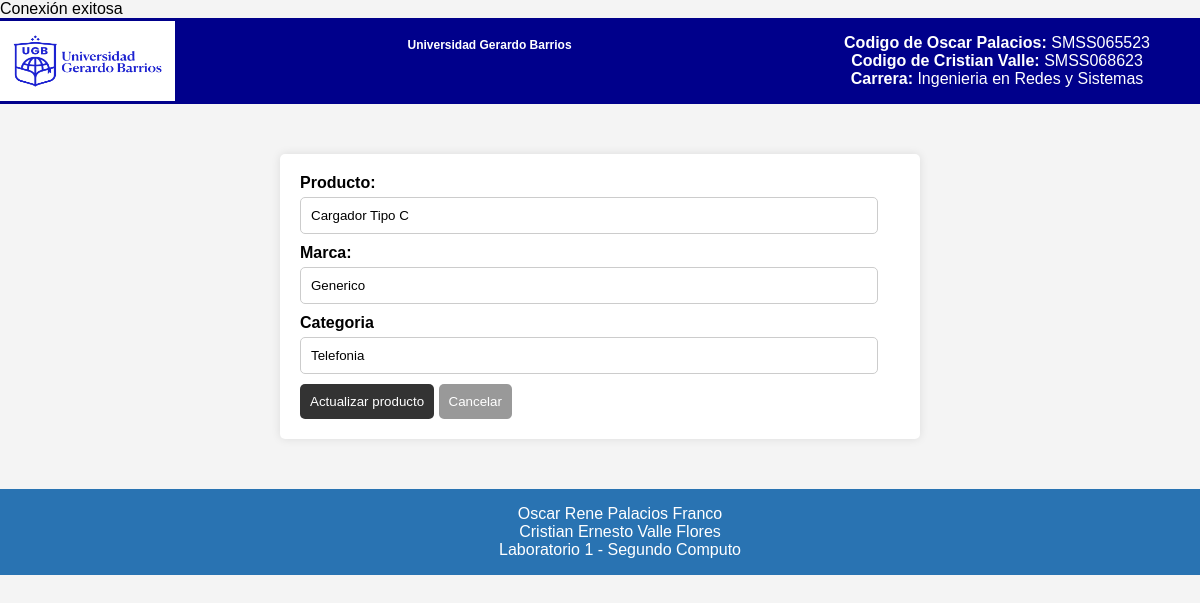
/editar.php?ID_Producto=5, run on the app's committed database.
### tables this page shows
CREATE TABLE `tblproductos` (
  `ID_Producto` int(11) NOT NULL,
  `Producto` varchar(50) NOT NULL,
  `Marca` varchar(25) NOT NULL,
  `Categoria` varchar(25) NOT NULL
);

### editar.php (the view, shortened to what this page needs)
<?php include 'conexion.php';
$ID_Producto = $_GET['ID_Producto'];
$resultado = $conexion -> query("SELECT * FROM tblproductos WHERE ID_Producto=$ID_Producto");
$producto = $resultado -> fetch_assoc();
?>
<!DOCTYPE html>
<html lang="en">
<head>
    <link rel="stylesheet" href="styles.css">
</head>
<body>
    <?php include "header.php"; ?>
    <form action="" method="POST">
        <label>Producto:</label>
        <input type="text" name="Producto" value="<?php echo $producto['Producto'] ?>">
        <br>
        <label>Marca:</label>
        <input type="text" name="Marca" value="<?php echo $producto['Marca'] ?>">
        <br>
        <label>Categoria</label>
        <input type="text" name="Categoria" value="<?php echo $producto['Categoria'] ?>">
        <br>
        <button type="submit">Actualizar producto</button>
        <a href="index.php"><button>Cancelar</button></a>
    </form>
<?php include "footer.php"; ?>
</body>
</html>

### styles.css (style rules this page uses)
body { font-family: Arial, sans-serif; margin: 0; padding: 0; background-color: #f4f4f4; }
a button { padding: 10px; background-color: #333; color: #fff; border: none; border-radius: 5px; cursor: pointer; }
form { width: 50%; margin: 50px auto; padding: 20px; background-color: #fff; box-shadow: 0 0 10px rgba(0, 0, 0, 0.1); border-radius: 5px; }
form label { display: block; margin-bottom: 5px; font-weight: bold; }
form input { width: calc(100% - 22px); padding: 10px; margin-bottom: 10px; border: 1px solid #ccc; border-radius: 5px; }
form button { padding: 10px; background-color: #333; color: #fff; border: none; border-radius: 5px; cursor: pointer; }
form a button { background-color: #999; }

### data on the page
tblproductos: Producto "Cargador Tipo C", Marca "Generico", Categoria "Telefonia"
